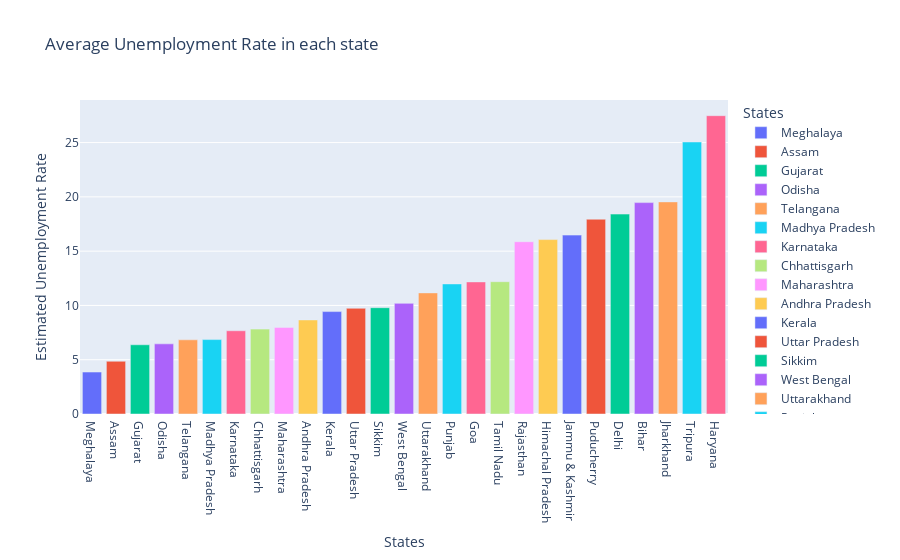

The notebook cell saved with this chart:
### Code cell
plot_ump = data[['Estimated Unemployment Rate','States']]

df_unemp = plot_ump.groupby('States').mean().reset_index()

df_unemp = df_unemp.sort_values('Estimated Unemployment Rate')

fig = px.bar(df_unemp, x='States',y='Estimated Unemployment Rate',color='States',
            title='Average Unemployment Rate in each state',template='plotly')

fig.show()

### Figure 1 — Plotly figure (JSON) as saved in the notebook; plotly's stock layout.template omitted (floating-point values rounded to 4 significant figures)
{"data": [{"alignmentgroup": "True", "hovertemplate": "States=%{x}<br>Estimated Unemployment Rate=%{y}<extra></extra>", "legendgroup": "Meghalaya", "marker": {"color": "#636efa", "pattern": {"shape": ""}}, "name": "Meghalaya", "offsetgroup": "Meghalaya", "orientation": "v", "showlegend": true, "textposition": "auto", "type": "bar", "x": ["Meghalaya"], "xaxis": "x", "y": [3.866], "yaxis": "y"}, {"alignmentgroup": "True", "hovertemplate": "States=%{x}<br>Estimated Unemployment Rate=%{y}<extra></extra>", "legendgroup": "Assam", "marker": {"color": "#EF553B", "pattern": {"shape": ""}}, "name": "Assam", "offsetgroup": "Assam", "orientation": "v", "showlegend": true, "textposition": "auto", "type": "bar", "x": ["Assam"], "xaxis": "x", "y": [4.856], "yaxis": "y"}, {"alignmentgroup": "True", "hovertemplate": "States=%{x}<br>Estimated Unemployment Rate=%{y}<extra></extra>", "legendgroup": "Gujarat", "marker": {"color": "#00cc96", "pattern": {"shape": ""}}, "name": "Gujarat", "offsetgroup": "Gujarat", "orientation": "v", "showlegend": true, "textposition": "auto", "type": "bar", "x": ["Gujarat"], "xaxis": "x", "y": [6.376], "yaxis": "y"}, {"alignmentgroup": "True", "hovertemplate": "States=%{x}<br>Estimated Unemployment Rate=%{y}<extra></extra>", "legendgroup": "Odisha", "marker": {"color": "#ab63fa", "pattern": {"shape": ""}}, "name": "Odisha", "offsetgroup": "Odisha", "orientation": "v", "showlegend": true, "textposition": "auto", "type": "bar", "x": ["Odisha"], "xaxis": "x", "y": [6.462], "yaxis": "y"}, {"alignmentgroup": "True", "hovertemplate": "States=%{x}<br>Estimated Unemployment Rate=%{y}<extra></extra>", "legendgroup": "Telangana", "marker": {"color": "#FFA15A", "pattern": {"shape": ""}}, "name": "Telangana", "offsetgroup": "Telangana", "orientation": "v", "showlegend": true, "textposition": "auto", "type": "bar", "x": ["Telangana"], "xaxis": "x", "y": [6.833], "yaxis": "y"}, {"alignmentgroup": "True", "hovertemplate": "States=%{x}<br>Estimated Unemployment Rate=%{y}<extra></extra>", "legendgroup": "Madhya Pradesh", "marker": {"color": "#19d3f3", "pattern": {"shape": ""}}, "name": "Madhya Pradesh", "offsetgroup": "Madhya Pradesh", "orientation": "v", "showlegend": true, "textposition": "auto", "type": "bar", "x": ["Madhya Pradesh"], "xaxis": "x", "y": [6.854], "yaxis": "y"}, {"alignmentgroup": "True", "hovertemplate": "States=%{x}<br>Estimated Unemployment Rate=%{y}<extra></extra>", "legendgroup": "Karnataka", "marker": {"color": "#FF6692", "pattern": {"shape": ""}}, "name": "Karnataka", "offsetgroup": "Karnataka", "orientation": "v", "showlegend": true, "textposition": "auto", "type": "bar", "x": ["Karnataka"], "xaxis": "x", "y": [7.668], "yaxis": "y"}, {"alignmentgroup": "True", "hovertemplate": "States=%{x}<br>Estimated Unemployment Rate=%{y}<extra></extra>", "legendgroup": "Chhattisgarh", "marker": {"color": "#B6E880", "pattern": {"shape": ""}}, "name": "Chhattisgarh", "offsetgroup": "Chhattisgarh", "orientation": "v", "showlegend": true, "textposition": "auto", "type": "bar", "x": ["Chhattisgarh"], "xaxis": "x", "y": [7.819], "yaxis": "y"}, {"alignmentgroup": "True", "hovertemplate": "States=%{x}<br>Estimated Unemployment Rate=%{y}<extra></extra>", "legendgroup": "Maharashtra", "marker": {"color": "#FF97FF", "pattern": {"shape": ""}}, "name": "Maharashtra", "offsetgroup": "Maharashtra", "orientation": "v", "showlegend": true, "textposition": "auto", "type": "bar", "x": ["Maharashtra"], "xaxis": "x", "y": [7.979], "yaxis": "y"}, {"alignmentgroup": "True", "hovertemplate": "States=%{x}<br>Estimated Unemployment Rate=%{y}<extra></extra>", "legendgroup": "Andhra Pradesh", "marker": {"color": "#FECB52", "pattern": {"shape": ""}}, "name": "Andhra Pradesh", "offsetgroup": "Andhra Pradesh", "orientation": "v", "showlegend": true, "textposition": "auto", "type": "bar", "x": ["Andhra Pradesh"], "xaxis": "x", "y": [8.664], "yaxis": "y"}, {"alignmentgroup": "True", "hovertemplate": "States=%{x}<br>Estimated Unemployment Rate=%{y}<extra></extra>", "legendgroup": "Kerala", "marker": {"color": "#636efa", "pattern": {"shape": ""}}, "name": "Kerala", "offsetgroup": "Kerala", "orientation": "v", "showlegend": true, "textposition": "auto", "type": "bar", "x": ["Kerala"], "xaxis": "x", "y": [9.434], "yaxis": "y"}, {"alignmentgroup": "True", "hovertemplate": "States=%{x}<br>Estimated Unemployment Rate=%{y}<extra></extra>", "legendgroup": "Uttar Pradesh", "marker": {"color": "#EF553B", "pattern": {"shape": ""}}, "name": "Uttar Pradesh", "offsetgroup": "Uttar Pradesh", "orientation": "v", "showlegend": true, "textposition": "auto", "type": "bar", "x": ["Uttar Pradesh"], "xaxis": "x", "y": [9.737], "yaxis": "y"}, {"alignmentgroup": "True", "hovertemplate": "States=%{x}<br>Estimated Unemployment Rate=%{y}<extra></extra>", "legendgroup": "Sikkim", "marker": {"color": "#00cc96", "pattern": {"shape": ""}}, "name": "Sikkim", "offsetgroup": "Sikkim", "orientation": "v", "showlegend": true, "textposition": "auto", "type": "bar", "x": ["Sikkim"], "xaxis": "x", "y": [9.793], "yaxis": "y"}, {"alignmentgroup": "True", "hovertemplate": "States=%{x}<br>Estimated Unemployment Rate=%{y}<extra></extra>", "legendgroup": "West Bengal", "marker": {"color": "#ab63fa", "pattern": {"shape": ""}}, "name": "West Bengal", "offsetgroup": "West Bengal", "orientation": "v", "showlegend": true, "textposition": "auto", "type": "bar", "x": ["West Bengal"], "xaxis": "x", "y": [10.19], "yaxis": "y"}, {"alignmentgroup": "True", "hovertemplate": "States=%{x}<br>Estimated Unemployment Rate=%{y}<extra></extra>", "legendgroup": "Uttarakhand", "marker": {"color": "#FFA15A", "pattern": {"shape": ""}}, "name": "Uttarakhand", "offsetgroup": "Uttarakhand", "orientation": "v", "showlegend": true, "textposition": "auto", "type": "bar", "x": ["Uttarakhand"], "xaxis": "x", "y": [11.16], "yaxis": "y"}, {"alignmentgroup": "True", "hovertemplate": "States=%{x}<br>Estimated Unemployment Rate=%{y}<extra></extra>", "legendgroup": "Punjab", "marker": {"color": "#19d3f3", "pattern": {"shape": ""}}, "name": "Punjab", "offsetgroup": "Punjab", "orientation": "v", "showlegend": true, "textposition": "auto", "type": "bar", "x": ["Punjab"], "xaxis": "x", "y": [11.98], "yaxis": "y"}, {"alignmentgroup": "True", "hovertemplate": "States=%{x}<br>Estimated Unemployment Rate=%{y}<extra></extra>", "legendgroup": "Goa", "marker": {"color": "#FF6692", "pattern": {"shape": ""}}, "name": "Goa", "offsetgroup": "Goa", "orientation": "v", "showlegend": true, "textposition": "auto", "type": "bar", "x": ["Goa"], "xaxis": "x", "y": [12.17], "yaxis": "y"}, {"alignmentgroup": "True", "hovertemplate": "States=%{x}<br>Estimated Unemployment Rate=%{y}<extra></extra>", "legendgroup": "Tamil Nadu", "marker": {"color": "#B6E880", "pattern": {"shape": ""}}, "name": "Tamil Nadu", "offsetgroup": "Tamil Nadu", "orientation": "v", "showlegend": true, "textposition": "auto", "type": "bar", "x": ["Tamil Nadu"], "xaxis": "x", "y": [12.19], "yaxis": "y"}, {"alignmentgroup": "True", "hovertemplate": "States=%{x}<br>Estimated Unemployment Rate=%{y}<extra></extra>", "legendgroup": "Rajasthan", "marker": {"color": "#FF97FF", "pattern": {"shape": ""}}, "name": "Rajasthan", "offsetgroup": "Rajasthan", "orientation": "v", "showlegend": true, "textposition": "auto", "type": "bar", "x": ["Rajasthan"], "xaxis": "x", "y": [15.87], "yaxis": "y"}, {"alignmentgroup": "True", "hovertemplate": "States=%{x}<br>Estimated Unemployment Rate=%{y}<extra></extra>", "legendgroup": "Himachal Pradesh", "marker": {"color": "#FECB52", "pattern": {"shape": ""}}, "name": "Himachal Pradesh", "offsetgroup": "Himachal Pradesh", "orientation": "v", "showlegend": true, "textposition": "auto", "type": "bar", "x": ["Himachal Pradesh"], "xaxis": "x", "y": [16.07], "yaxis": "y"}, {"alignmentgroup": "True", "hovertemplate": "States=%{x}<br>Estimated Unemployment Rate=%{y}<extra></extra>", "legendgroup": "Jammu & Kashmir", "marker": {"color": "#636efa", "pattern": {"shape": ""}}, "name": "Jammu & Kashmir", "offsetgroup": "Jammu & Kashmir", "orientation": "v", "showlegend": true, "textposition": "auto", "type": "bar", "x": ["Jammu & Kashmir"], "xaxis": "x", "y": [16.48], "yaxis": "y"}, {"alignmentgroup": "True", "hovertemplate": "States=%{x}<br>Estimated Unemployment Rate=%{y}<extra></extra>", "legendgroup": "Puducherry", "marker": {"color": "#EF553B", "pattern": {"shape": ""}}, "name": "Puducherry", "offsetgroup": "Puducherry", "orientation": "v", "showlegend": true, "textposition": "auto", "type": "bar", "x": ["Puducherry"], "xaxis": "x", "y": [17.94], "yaxis": "y"}, {"alignmentgroup": "True", "hovertemplate": "States=%{x}<br>Estimated Unemployment Rate=%{y}<extra></extra>", "legendgroup": "Delhi", "marker": {"color": "#00cc96", "pattern": {"shape": ""}}, "name": "Delhi", "offsetgroup": "Delhi", "orientation": "v", "showlegend": true, "textposition": "auto", "type": "bar", "x": ["Delhi"], "xaxis": "x", "y": [18.41], "yaxis": "y"}, {"alignmentgroup": "True", "hovertemplate": "States=%{x}<br>Estimated Unemployment Rate=%{y}<extra></extra>", "legendgroup": "Bihar", "marker": {"color": "#ab63fa", "pattern": {"shape": ""}}, "name": "Bihar", "offsetgroup": "Bihar", "orientation": "v", "showlegend": true, "textposition": "auto", "type": "bar", "x": ["Bihar"], "xaxis": "x", "y": [19.47], "yaxis": "y"}, {"alignmentgroup": "True", "hovertemplate": "States=%{x}<br>Estimated Unemployment Rate=%{y}<extra></extra>", "legendgroup": "Jharkhand", "marker": {"color": "#FFA15A", "pattern": {"shape": ""}}, "name": "Jharkhand", "offsetgroup": "Jharkhand", "orientation": "v", "showlegend": true, "textposition": "auto", "type": "bar", "x": ["Jharkhand"], "xaxis": "x", "y": [19.54], "yaxis": "y"}, {"alignmentgroup": "True", "hovertemplate": "States=%{x}<br>Estimated Unemployment Rate=%{y}<extra></extra>", "legendgroup": "Tripura", "marker": {"color": "#19d3f3", "pattern": {"shape": ""}}, "name": "Tripura", "offsetgroup": "Tripura", "orientation": "v", "showlegend": true, "textposition": "auto", "type": "bar", "x": ["Tripura"], "xaxis": "x", "y": [25.05], "yaxis": "y"}, {"alignmentgroup": "True", "hovertemplate": "States=%{x}<br>Estimated Unemployment Rate=%{y}<extra></extra>", "legendgroup": "Haryana", "marker": {"color": "#FF6692", "pattern": {"shape": ""}}, "name": "Haryana", "offsetgroup": "Haryana", "orientation": "v", "showlegend": true, "textposition": "auto", "type": "bar", "x": ["Haryana"], "xaxis": "x", "y": [27.48], "yaxis": "y"}], "layout": {"barmode": "relative", "legend": {"title": {"text": "States"}, "tracegroupgap": 0}, "title": {"text": "Average Unemployment Rate in each state"}, "xaxis": {"anchor": "y", "categoryarray": ["Meghalaya", "Assam", "Gujarat", "Odisha", "Telangana", "Madhya Pradesh", "Karnataka", "Chhattisgarh", "Maharashtra", "Andhra Pradesh", "Kerala", "Uttar Pradesh", "Sikkim", "West Bengal", "Uttarakhand", "Punjab", "Goa", "Tamil Nadu", "Rajasthan", "Himachal Pradesh", "Jammu & Kashmir", "Puducherry", "Delhi", "Bihar", "Jharkhand", "Tripura", "Haryana"], "categoryorder": "array", "domain": [0, 1], "title": {"text": "States"}}, "yaxis": {"anchor": "x", "domain": [0, 1], "title": {"text": "Estimated Unemployment Rate"}}}}
